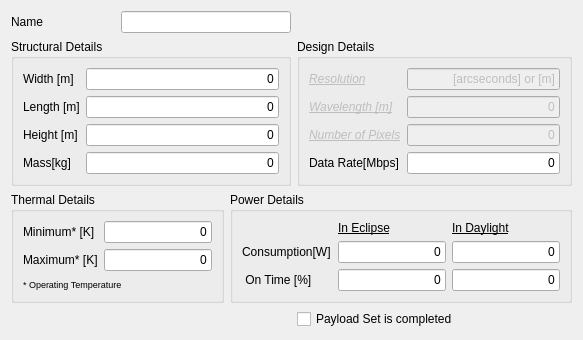
  <widget class="QWizardPage" name="wizardPage4d">
   <property name="title">
    <string>Payload Details -4</string>
   </property>
   <property name="subTitle">
    <string>Give your Payload Details</string>
   </property>
   <layout class="QGridLayout" name="gridLayout_3">
    <item row="0" column="0">
     <widget class="QLabel" name="label_75">
      <property name="text">
       <string>Name</string>
      </property>
     </widget>
    </item>
    <item row="0" column="1" colspan="2">
     <widget class="QLineEdit" name="PayloadNameLineEdit_4">
      <property name="enabled">
       <bool>true</bool>
      </property>
      <property name="sizePolicy">
       <sizepolicy hsizetype="MinimumExpanding" vsizetype="Fixed">
        <horstretch>0</horstretch>
        <verstretch>0</verstretch>
       </sizepolicy>
      </property>
      <property name="alignment">
       <set>Qt::AlignRight|Qt::AlignTrailing|Qt::AlignVCenter</set>
      </property>
     </widget>
    </item>
    <item row="1" column="0" colspan="3">
     <widget class="QGroupBox" name="groupBox_15">
      <property name="title">
       <string>Structural Details</string>
      </property>
      <layout class="QGridLayout" name="gridLayout_34">
       <item row="0" column="0">
        <widget class="QLabel" name="label_76">
         <property name="text">
          <string>Width [m]</string>
         </property>
        </widget>
       </item>
       <item row="0" column="1">
        <widget class="QLineEdit" name="PayloadWidthLineEdit_4">
         <property name="enabled">
          <bool>true</bool>
         </property>
         <property name="text">
          <string>0</string>
         </property>
         <property name="alignment">
          <set>Qt::AlignRight|Qt::AlignTrailing|Qt::AlignVCenter</set>
         </property>
        </widget>
       </item>
       <item row="1" column="0">
        <widget class="QLabel" name="label_77">
         <property name="text">
          <string>Length [m]</string>
         </property>
        </widget>
       </item>
       <item row="1" column="1">
        <widget class="QLineEdit" name="PayladLengthLineEdit_4">
         <property name="enabled">
          <bool>true</bool>
         </property>
         <property name="text">
          <string>0</string>
         </property>
         <property name="alignment">
          <set>Qt::AlignRight|Qt::AlignTrailing|Qt::AlignVCenter</set>
         </property>
        </widget>
       </item>
       <item row="2" column="0">
        <widget class="QLabel" name="label_78">
         <property name="text">
          <string>Height [m]</string>
         </property>
        </widget>
       </item>
       <item row="2" column="1">
        <widget class="QLineEdit" name="PayloadHeightLineEdit_4">
         <property name="enabled">
          <bool>true</bool>
         </property>
         <property name="text">
          <string>0</string>
         </property>
         <property name="alignment">
          <set>Qt::AlignRight|Qt::AlignTrailing|Qt::AlignVCenter</set>
         </property>
        </widget>
       </item>
       <item row="3" column="0">
        <widget class="QLabel" name="label_79">
         <property name="text">
          <string>Mass[kg]</string>
         </property>
        </widget>
       </item>
       <item row="3" column="1">
        <widget class="QLineEdit" name="PayloadMassLineEdit_4">
         <property name="enabled">
          <bool>true</bool>
         </property>
         <property name="text">
          <string>0</string>
         </property>
         <property name="alignment">
          <set>Qt::AlignRight|Qt::AlignTrailing|Qt::AlignVCenter</set>
         </property>
        </widget>
       </item>
      </layout>
     </widget>
    </item>
    <item row="1" column="3">
     <widget class="QGroupBox" name="groupBox_16">
      <property name="title">
       <string>Design Details</string>
      </property>
      <layout class="QGridLayout" name="gridLayout_35">
       <item row="0" column="0">
        <widget class="QLabel" name="ResolutionLabel_4">
         <property name="enabled">
          <bool>false</bool>
         </property>
         <property name="font">
          <font>
           <weight>50</weight>
           <italic>true</italic>
           <bold>false</bold>
           <underline>true</underline>
           <strikeout>false</strikeout>
          </font>
         </property>
         <property name="text">
          <string>Resolution</string>
         </property>
         <property name="wordWrap">
          <bool>true</bool>
         </property>
        </widget>
       </item>
       <item row="0" column="1">
        <widget class="QLineEdit" name="PayloadResolutionLineEdit_4">
         <property name="enabled">
          <bool>false</bool>
         </property>
         <property name="text">
          <string>[arcseconds] or [m]</string>
         </property>
         <property name="alignment">
          <set>Qt::AlignRight|Qt::AlignTrailing|Qt::AlignVCenter</set>
         </property>
        </widget>
       </item>
       <item row="1" column="0">
        <widget class="QLabel" name="WavelengthLabel_4">
         <property name="enabled">
          <bool>false</bool>
         </property>
         <property name="font">
          <font>
           <italic>true</italic>
           <underline>true</underline>
          </font>
         </property>
         <property name="text">
          <string>Wavelength [m]</string>
         </property>
        </widget>
       </item>
       <item row="1" column="1">
        <widget class="QLineEdit" name="PayloadWavelengthLineEdit_4">
         <property name="enabled">
          <bool>false</bool>
         </property>
         <property name="text">
          <string>0</string>
         </property>
         <property name="alignment">
          <set>Qt::AlignRight|Qt::AlignTrailing|Qt::AlignVCenter</set>
         </property>
        </widget>
       </item>
       <item row="2" column="0">
        <widget class="QLabel" name="NumberOfPixelsLabel_4">
         <property name="enabled">
          <bool>false</bool>
         </property>
         <property name="font">
          <font>
           <italic>true</italic>
           <underline>true</underline>
          </font>
         </property>
         <property name="text">
          <string>Number of Pixels</string>
         </property>
        </widget>
       </item>
       <item row="2" column="1">
        <widget class="QLineEdit" name="NumberOfPixelLineEdit_4">
         <property name="enabled">
          <bool>false</bool>
         </property>
         <property name="text">
          <string>0</string>
         </property>
         <property name="alignment">
          <set>Qt::AlignRight|Qt::AlignTrailing|Qt::AlignVCenter</set>
         </property>
        </widget>
       </item>
       <item row="3" column="0">
        <widget class="QLabel" name="label_83">
         <property name="text">
          <string>Data Rate[Mbps]</string>
         </property>
        </widget>
       </item>
       <item row="3" column="1">
        <widget class="QLineEdit" name="PayloadDataRateLineEdit_4">
         <property name="enabled">
          <bool>true</bool>
         </property>
         <property name="text">
          <string>0</string>
         </property>
         <property name="alignment">
          <set>Qt::AlignRight|Qt::AlignTrailing|Qt::AlignVCenter</set>
         </property>
        </widget>
       </item>
      </layout>
     </widget>
    </item>
    <item row="2" column="0" colspan="2">
     <widget class="QGroupBox" name="groupBox_13">
      <property name="title">
       <string>Thermal Details</string>
      </property>
      <layout class="QGridLayout" name="gridLayout_32">
       <item row="0" column="0">
        <widget class="QLabel" name="label_70">
         <property name="text">
          <string>Minimum* [K] </string>
         </property>
        </widget>
       </item>
       <item row="0" column="1">
        <widget class="QLineEdit" name="PayloadMinTempLineEdit_4">
         <property name="enabled">
          <bool>true</bool>
         </property>
         <property name="text">
          <string>0</string>
         </property>
         <property name="alignment">
          <set>Qt::AlignRight|Qt::AlignTrailing|Qt::AlignVCenter</set>
         </property>
        </widget>
       </item>
       <item row="1" column="0">
        <widget class="QLabel" name="label_71">
         <property name="text">
          <string>Maximum* [K]</string>
         </property>
        </widget>
       </item>
       <item row="1" column="1">
        <widget class="QLineEdit" name="PayloadMaxTempLineEdit_4">
         <property name="enabled">
          <bool>true</bool>
         </property>
         <property name="text">
          <string>0</string>
         </property>
         <property name="alignment">
          <set>Qt::AlignRight|Qt::AlignTrailing|Qt::AlignVCenter</set>
         </property>
        </widget>
       </item>
       <item row="2" column="0" colspan="2">
        <widget class="QLabel" name="label_72">
         <property name="font">
          <font>
           <pointsize>7</pointsize>
          </font>
         </property>
         <property name="text">
          <string>* Operating Temperature</string>
         </property>
        </widget>
       </item>
      </layout>
     </widget>
    </item>
    <item row="2" column="2" colspan="2">
     <widget class="QGroupBox" name="groupBox_14">
      <property name="title">
       <string>Power Details</string>
      </property>
      <layout class="QGridLayout" name="gridLayout_33">
       <item row="0" column="1">
        <widget class="QLabel" name="label_109">
         <property name="font">
          <font>
           <weight>50</weight>
           <bold>false</bold>
           <underline>true</underline>
          </font>
         </property>
         <property name="text">
          <string>In Eclipse</string>
         </property>
        </widget>
       </item>
       <item row="0" column="2">
        <widget class="QLabel" name="label_110">
         <property name="font">
          <font>
           <underline>true</underline>
          </font>
         </property>
         <property name="text">
          <string>In Daylight</string>
         </property>
        </widget>
       </item>
       <item row="1" column="0">
        <widget class="QLabel" name="label_73">
         <property name="text">
          <string>Consumption[W]</string>
         </property>
        </widget>
       </item>
       <item row="1" column="1">
        <widget class="QLineEdit" name="PayloadPowerEclipseLineEdit_4">
         <property name="enabled">
          <bool>true</bool>
         </property>
         <property name="text">
          <string>0</string>
         </property>
         <property name="alignment">
          <set>Qt::AlignRight|Qt::AlignTrailing|Qt::AlignVCenter</set>
         </property>
        </widget>
       </item>
       <item row="1" column="2">
        <widget class="QLineEdit" name="PayloadPowerDaylightLineEdit_4">
         <property name="enabled">
          <bool>true</bool>
         </property>
         <property name="text">
          <string>0</string>
         </property>
         <property name="alignment">
          <set>Qt::AlignRight|Qt::AlignTrailing|Qt::AlignVCenter</set>
         </property>
        </widget>
       </item>
       <item row="2" column="0">
        <widget class="QLabel" name="label_74">
         <property name="text">
          <string> On Time [%]      </string>
         </property>
        </widget>
       </item>
       <item row="2" column="1">
        <widget class="QLineEdit" name="PayloadPowerTimeEclipseLineEdit_4">
         <property name="enabled">
          <bool>true</bool>
         </property>
         <property name="text">
          <string>0</string>
         </property>
         <property name="alignment">
          <set>Qt::AlignRight|Qt::AlignTrailing|Qt::AlignVCenter</set>
         </property>
        </widget>
       </item>
       <item row="2" column="2">
        <widget class="QLineEdit" name="PayloadPowerTimeDaylightLineEdit_4">
         <property name="enabled">
          <bool>true</bool>
         </property>
         <property name="text">
          <string>0</string>
         </property>
         <property name="alignment">
          <set>Qt::AlignRight|Qt::AlignTrailing|Qt::AlignVCenter</set>
         </property>
        </widget>
       </item>
      </layout>
     </widget>
    </item>
    <item row="3" column="3">
     <widget class="QCheckBox" name="NumberOfPayloadCheckBox_4">
      <property name="text">
       <string>Payload Set is completed</string>
      </property>
     </widget>
    </item>
   </layout>
  </widget>
